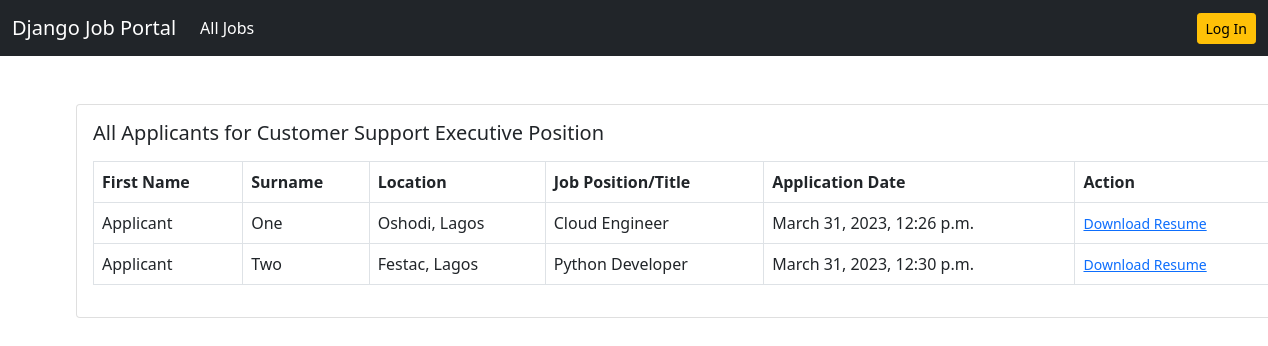
Screenshot of /job/all-applicants/6/ with the database file from the repository.
### job/models.py (models this page shows, shortened)
class Job(models.Model):
    job_type_choices = (
        ('Remote', 'Remote'),
        ('Onsite', 'Onsite'),
        ('Hybrid', 'Hybrid')
    )
    user = models.ForeignKey(User, on_delete=models.CASCADE)
    company = models.ForeignKey(Company, on_delete=models.CASCADE)
    title = models.CharField(max_length=100)
    city = models.CharField(max_length=100)
    salary = models.PositiveIntegerField(default=35000)
    requirements = models.TextField()
    ideal_candidate = models.TextField()
    is_available = models.BooleanField(default=True)
    timestamp = models.DateTimeField(auto_now_add=True)
    industry = models.ForeignKey(Industry, on_delete=models.DO_NOTHING, null=True, blank=True)
    state = models.ForeignKey(State, on_delete=models.DO_NOTHING, null=True, blank=True)
    job_type = models.CharField(max_length=20, choices=job_type_choices, null=True, blank=True)

class ApplyJob(models.Model):
    status_choices = (
        ('Accepted', 'Accepted'),
        ('Declined', 'Declined'),
        ('Pending', 'Pending')
    )
    user = models.ForeignKey(User, on_delete=models.CASCADE)
    job = models.ForeignKey(Job, on_delete=models.CASCADE)
    timestamp = models.DateTimeField(auto_now_add=True)
    status = models.CharField(max_length=20, choices=status_choices)

### users/models.py (models this page shows)
class User(AbstractUser):
    email = models.EmailField(unique=True)
    is_recruiter = models.BooleanField(default=False)
    is_applicant = models.BooleanField(default=False)
    has_resume = models.BooleanField(default=False)
    has_company = models.BooleanField(default=False)

### resume/models.py (models this page shows, shortened)
class Resume(models.Model):
    user = models.OneToOneField(User, on_delete=models.CASCADE)
    first_name = models.CharField(max_length=100, null=True, blank=True)
    surname = models.CharField(max_length=100, null=True, blank=True)
    location = models.CharField(max_length=100, null=True, blank=True)
    job_title = models.CharField(max_length=100, null=True, blank=True)
    upload_resume = models.FileField(upload_to='resume', null=True, blank=True)

### job/views.py (the view)
# urls.py: path('all-applicants/<int:pk>/', views.all_applicants, name='all-applicants'),
def all_applicants(request, pk):
    job = Job.objects.get(pk=pk)
    applicants = job.applyjob_set.all()
    context = {'job':job, 'applicants':applicants}
    return render(request, 'job/all_applicants.html', context)

### templates/job/all_applicants.html
{% extends 'base.html' %}
{% block content %}
<div class="card mx-auto" style="width: 76rem;">
    <div class="card-body">
        <h5 class="card-title mb-3">All Applicants for {{job.title}} Position</h5>
        <table class="table table-bordered">
            <thead>
                <tr>
                    <th scope="col">First Name</th>
                    <th scope="col">Surname</th>
                    <th scope="col">Location</th>
                    <th scope="col">Job Position/Title</th>
                    <th scope="col">Application Date</th>
                    <th scope="col">Action</th>
                </tr>
            </thead>
            <tbody>
                {% for applicant in applicants %}
                <tr>
                    <td>{{applicant.user.resume.first_name}}</td>
                    <td>{{applicant.user.resume.surname}}</td>
                    <td>{{applicant.user.resume.location}}</td>
                    <td>{{applicant.user.resume.job_title}}</td>
                    <td>{{applicant.timestamp}}</td>
                    <td><a target="_blank" href="{{applicant.user.resume.upload_resume.url}}"><small>Download Resume</small></a></td>
                </tr>
                {% endfor %}
            </tbody>
        </table>
    </div>
</div>
{% endblock content %}

### rows the page displays
Job: title "Customer Support Executive"
ApplyJob: user.resume.first_name "Applicant", user.resume.surname "One", user.resume.location "Oshodi, Lagos", user.resume.job_title "Cloud Engineer", timestamp "March 31, 2023, 12:26 p.m."
ApplyJob: user.resume.first_name "Applicant", user.resume.surname "Two", user.resume.location "Festac, Lagos", user.resume.job_title "Python Developer", timestamp "March 31, 2023, 12:30 p.m."
